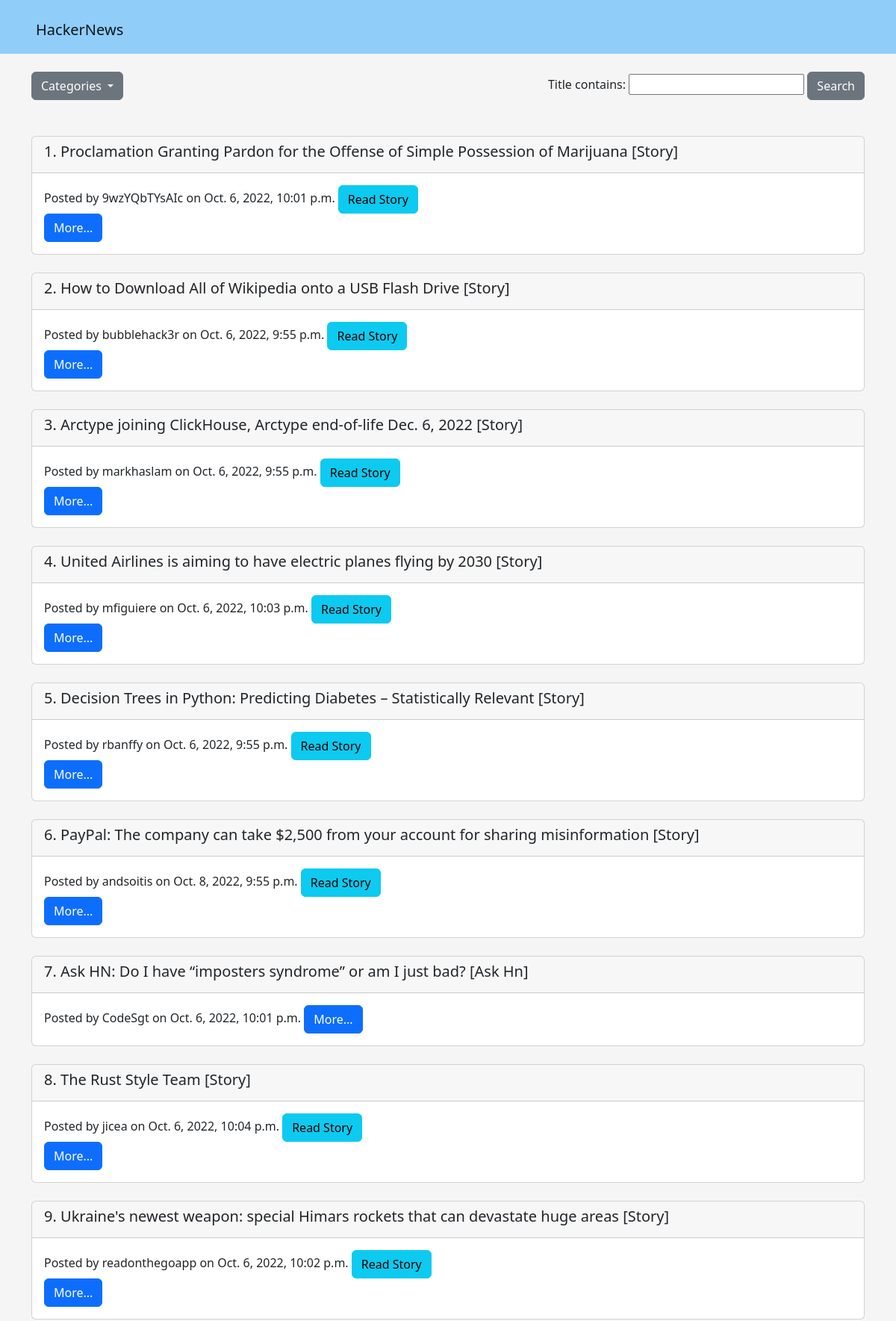
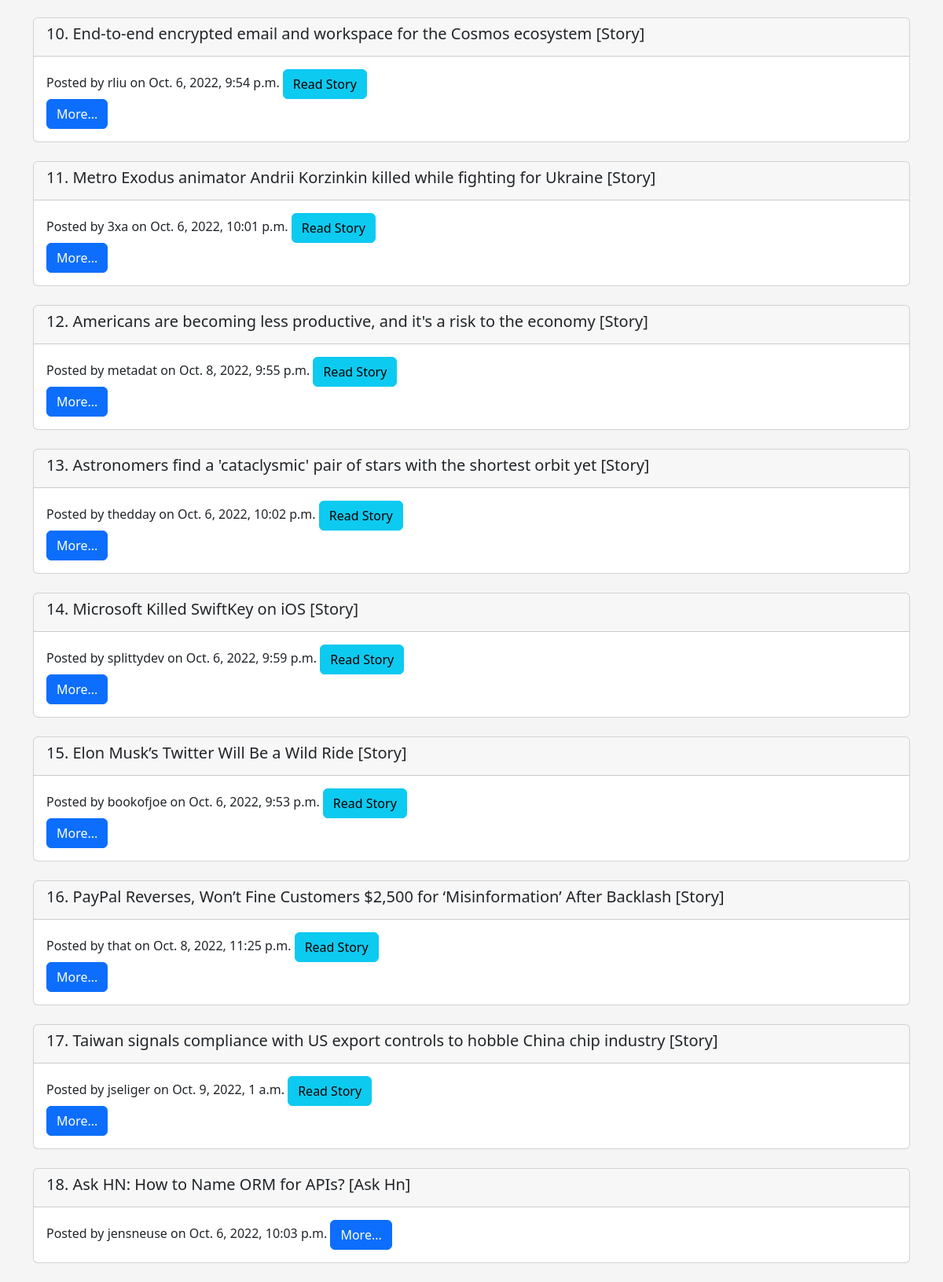
The page / (upper part) on the database its author committed (2 pictures, top to bottom).
### app/models.py (models this page shows, shortened)
class Base(models.Model):
    post_id = models.IntegerField(primary_key=True, unique=True)
    by = models.CharField(max_length=50)
    score = models.IntegerField(null=True, blank=True)
    text = models.TextField(null=True, blank=True)
    time = models.DateTimeField(null=True, blank=True)
    title = models.CharField(max_length=500,null=True, blank=True)
    post_type = models.CharField(max_length=50)
    url = models.URLField(null=True, blank=True, max_length=2000)
    kids = models.TextField(null=True, blank=True)

### app/views.py (the view)
# urls.py: path("", views.home, name='home'),
def home(request):
    posts = Base.objects.all().order_by("-score")
    type_filter = BaseFilter(request.GET, queryset=posts)
    posts = type_filter.qs
    paginator = Paginator(posts, 30)
    page_number = request.GET.get('page')
    page_obj = paginator.get_page(page_number)
    context= {
        'type_filter': type_filter,
        'page_obj': page_obj,
    }
    return render(request, 'app/home.html', context)

### app/templates/app/home.html (shortened to what this page needs)
{% extends 'app/base.html' %}
{% load static %}
{% block content %}
<main class="container">
    <div class="d-flex justify-content-between">
        <div class="dropdown">
            <button class="btn btn-secondary dropdown-toggle" type="button" data-bs-toggle="dropdown"
                aria-expanded="false">
                Categories
            </button>
        </div>
        <div>
            <form action="" method="get">
                {{type_filter.form}}
                <button class="btn btn-secondary" type="submit">Search</button>
            </form>
        </div>
    </div>
    <br>
    <br>
    <div>
        {% for post in page_obj %}
        <div class="card d-flex">
            <div class="card-header">
                <h5>
                    {{page_obj.start_index|add:forloop.counter0}}.
                    {{post.title}}
                    [{{post.post_type | title}}]
                </h5>
            </div>
            <div class="card-body">
                Posted by {{post.by}} on {{post.time}}
                {% if post.url %}
                <a class="btn btn-info" href="{{post.url}}"> Read Story </a> <br>
                <a class="btn btn-primary" href="{% url 'post' post.post_id %}">More...</a>
                {% else %}
                <a class="btn btn-primary" href="{% url 'post' post.post_id %}">More...</a>
                {% endif %}
            </div>
        </div>
        <br>
        {% empty %}
        No posts.
        {% endfor %}
    </div>
</main>
{% endblock %}

### app/templates/app/base.html (shortened to what this page needs)
{% load static %}
<!DOCTYPE html>
<html lang="en">
<head>
    <link rel="stylesheet" href="{% static 'css/base.css' %}">
    <link href="https://cdn.jsdelivr.net/npm/bootstrap@5.2.1/dist/css/bootstrap.min.css" rel="stylesheet"
>
</head>
<body class="body">
    <header class="navbar navbar-expand-lg fixed-top">
        <h1><a class="navbar-brand mx-5" href="{% url 'home' %}">HackerNews</a></h1>
    </header>
    <br><br><br><br>
    {% block content %}
    {% endblock %}
</body>
</html>

### static/css/base.css (style rules this page uses)
* { box-sizing: border-box; padding: 0px; margin: 0px; }
.body { background: whitesmoke; }
header { background-color: #90cdf9; }

### rows shown on the page
Base: start_index|add "1", title "Proclamation Granting Pardon for the Offense of Simple Possession of Marijuana", post_type "Story", by "9wzYQbTYsAIc", time "Oct. 6, 2022, 10:01 p.m."
Base: start_index|add "2", title "How to Download All of Wikipedia onto a USB Flash Drive", post_type "Story", by "bubblehack3r", time "Oct. 6, 2022, 9:55 p.m."
Base: start_index|add "3", title "Arctype joining ClickHouse, Arctype end-of-life Dec. 6, 2022", post_type "Story", by "markhaslam", time "Oct. 6, 2022, 9:55 p.m."
Base: start_index|add "4", title "United Airlines is aiming to have electric planes flying by 2030", post_type "Story", by "mfiguiere", time "Oct. 6, 2022, 10:03 p.m."
Base: start_index|add "5", title "Decision Trees in Python: Predicting Diabetes – Statistically Relevant", post_type "Story", by "rbanffy", time "Oct. 6, 2022, 9:55 p.m."
Base: start_index|add "6", title "PayPal: The company can take $2,500 from your account for sharing misinformation", post_type "Story", by "andsoitis", time "Oct. 8, 2022, 9:55 p.m."
Base: start_index|add "7", title "Ask HN: Do I have “imposters syndrome” or am I just bad?", post_type "Ask Hn", by "CodeSgt", time "Oct. 6, 2022, 10:01 p.m.", shows "More..."
Base: start_index|add "8", title "The Rust Style Team", post_type "Story", by "jicea", time "Oct. 6, 2022, 10:04 p.m."
Base: start_index|add "9", title "Ukraine's newest weapon: special Himars rockets that can devastate huge areas", post_type "Story", by "readonthegoapp", time "Oct. 6, 2022, 10:02 p.m."
Base: start_index|add "10", title "End-to-end encrypted email and workspace for the Cosmos ecosystem", post_type "Story", by "rliu", time "Oct. 6, 2022, 9:54 p.m."
Base: start_index|add "11", title "Metro Exodus animator Andrii Korzinkin killed while fighting for Ukraine", post_type "Story", by "3xa", time "Oct. 6, 2022, 10:01 p.m."
Base: start_index|add "12", title "Americans are becoming less productive, and it's a risk to the economy", post_type "Story", by "metadat", time "Oct. 8, 2022, 9:55 p.m."
Base: start_index|add "13", title "Astronomers find a 'cataclysmic' pair of stars with the shortest orbit yet", post_type "Story", by "thedday", time "Oct. 6, 2022, 10:02 p.m."
Base: start_index|add "14", title "Microsoft Killed SwiftKey on iOS", post_type "Story", by "splittydev", time "Oct. 6, 2022, 9:59 p.m."
Base: start_index|add "15", title "Elon Musk’s Twitter Will Be a Wild Ride", post_type "Story", by "bookofjoe", time "Oct. 6, 2022, 9:53 p.m."
Base: start_index|add "16", title "PayPal Reverses, Won’t Fine Customers $2,500 for ‘Misinformation’ After Backlash", post_type "Story", by "that", time "Oct. 8, 2022, 11:25 p.m."
Base: start_index|add "17", title "Taiwan signals compliance with US export controls to hobble China chip industry", post_type "Story", by "jseliger", time "Oct. 9, 2022, 1 a.m."
Base: start_index|add "18", title "Ask HN: How to Name ORM for APIs?", post_type "Ask Hn", by "jensneuse", time "Oct. 6, 2022, 10:03 p.m.", shows "More..."
